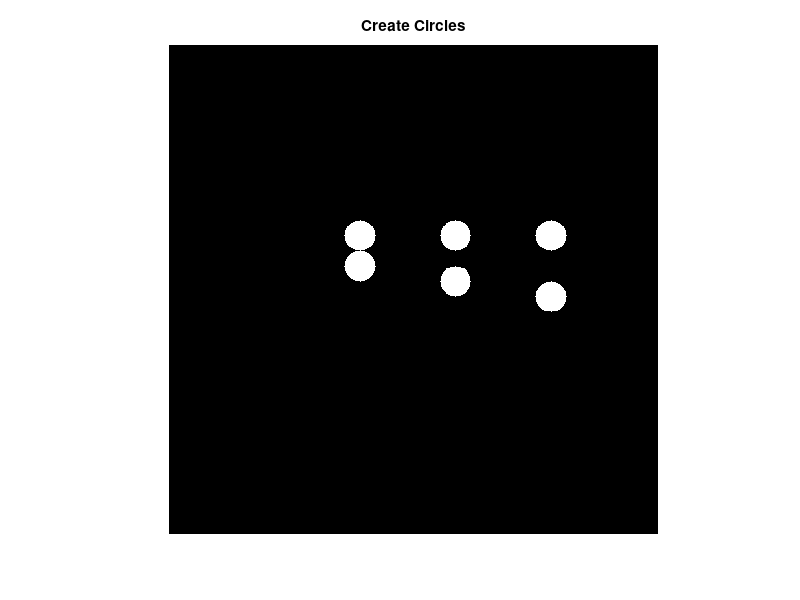

This chart was generated by the following MATLAB code:

array = zeros(512, 512);

% تعریف مختصات مراکز دایرهها
centers = [200, 200; 200, 232; 300, 200; 300, 248; 400, 200; 400, 264];

% تعریف شعاع دایره
radius = 16;

% ترسیم دایرهها بر روی تصویر
for i = 1:size(centers, 1)
    centerX = centers(i, 1);
    centerY = centers(i, 2);


    [X, Y] = meshgrid(1:512, 1:512);


    distance = sqrt((X - centerX).^2 + (Y - centerY).^2);


    array(distance <= radius) = 1;
end

% ترسیم آرایه با محورهای مختصات یکسان
figure;
imagesc(array);
colormap(gray);
axis equal;
axis off;
title("Create Circles")

